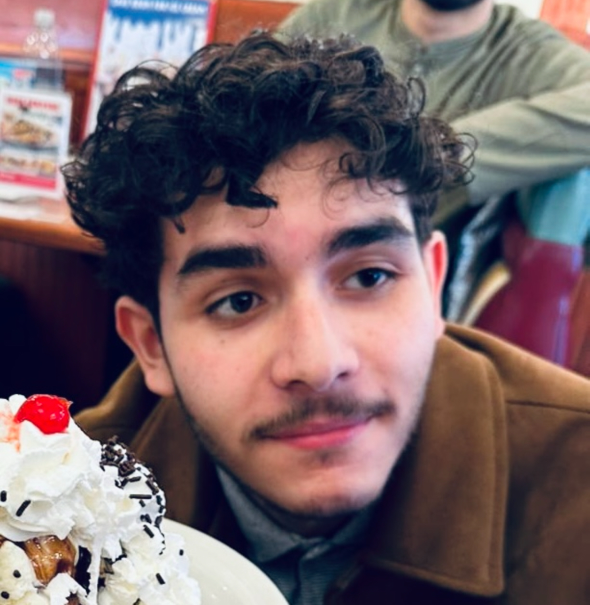
#> input picture img/pfp/Adam_Tajdi.jpeg, 1179 x 1210 px (shown at 1/2 size); its folder holds 4 pictures in this run
$ python process_pfps.py
#> lines starting #> are read from the running program, lines starting #| are printed output that depends on the picture
import os
import json

# update pfp_img_list.json

directory = './img/pfp'
files = os.listdir(directory)

with open('pfp_img_list.json', 'w') as f:
    json.dump({file.split(".")[0]:True for file in files if "." in file}, f)

# compress photos

from PIL import Image

for file_name in files:
    if file_name.lower().endswith(('.png', '.jpg', '.jpeg')):
        if "." in file_name:
            file_path = os.path.join(directory, file_name)
            curr_img = Image.open(file_path)
#> curr_img is the input picture: PIL image 1179x1210 RGB; mean R, G, B 117, 97.6, 101.6
            name = file_name.split(".")[0]
            if curr_img.size[0] > 200 or curr_img.size[1] > 200:
                curr_img = curr_img.resize((200, 200), Image.LANCZOS)
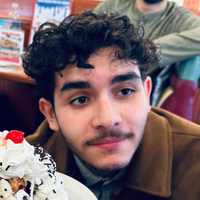
#> curr_img: PIL image 200x200 RGB; mean R, G, B 117, 97.6, 101.6

            quality = 100
            if os.path.getsize(file_path) > 100000:
                quality = 20
            curr_img.save(os.path.join(directory, f"{name}.png"), optimize=True, quality=20)
